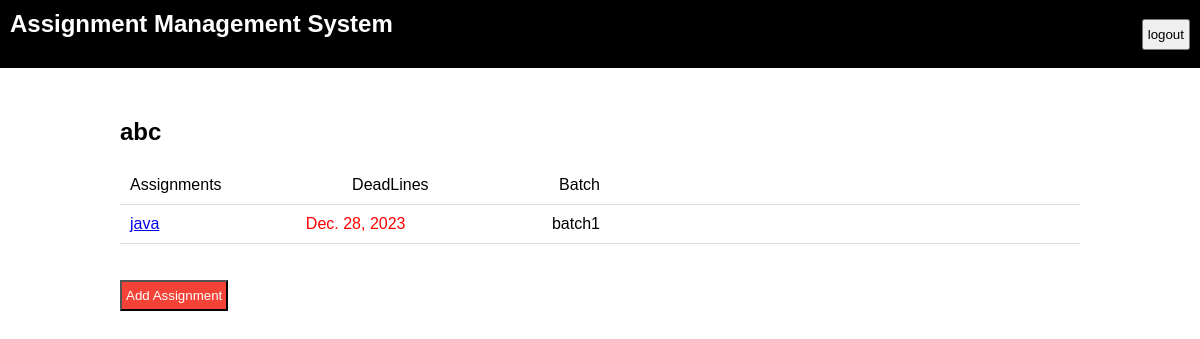
Before: /teacherpage/ (signed in) with the older database file.
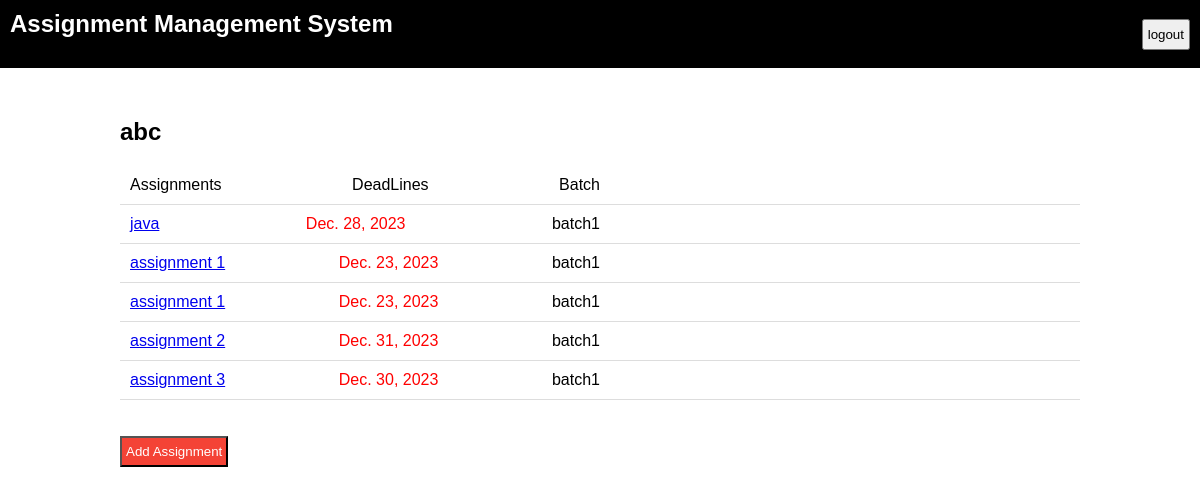
After: the same page with the newer database file.
### service/models.py (models this page shows)
class Teacher(models.Model):
    name=models.CharField(max_length=20)
    username=models.CharField(max_length=50)
    address=models.CharField(max_length=80)
    phone=models.CharField(max_length=20)
    email=models.EmailField(max_length = 254)
    password=models.CharField(max_length=20)
    subject=models.CharField(max_length=20)

class Assignment(models.Model):
    name=models.CharField(max_length=50)
    batch=models.ForeignKey("Batch", on_delete=models.CASCADE)
    teacher_id=models.ForeignKey("Teacher", on_delete=models.CASCADE)
    questions=models.TextField(max_length=200)
    deadline=models.DateField()

class Batch(models.Model):
    batch_name=models.CharField(max_length=20)

### assignment_management/views.py (the view, shortened to what this page needs)
# urls.py: path('teacherpage/',views.teacherpage,name="teacherpage"),
def teacherpage(request):
    if request.session['teacher_id']:
            userdata=Teacher.objects.filter(id=request.session['teacher_id'])
            for data in userdata:
                teacher_name=data.name
            main_list=[]
            assignset=Assignment.objects.filter(teacher_id=request.session['teacher_id'])
            for a in assignset:
                batch=Batch.objects.filter(id=a.batch.id)
                for b in batch:
                    batch_name=b.batch_name
                list=[a.id,a.name,a.deadline,batch_name]
                main_list.append(list)
            data={"teacher_name":teacher_name}
            data['assignment']=main_list
            print(data)
            return render(request,"teacherpage.html",data)

### templates/teacherpage.html (shortened to what this page needs)
<!DOCTYPE html>
<html lang="en">
  <head>
  </head>
  <body>
    <nav>
      <h1>Assignment Management System</h1>
      <div id="nav--right">
        <form action="{%url 'logout'%}">
        <button type="submit">logout</button>
        </form>
      </div>
    </nav>
    <div class="container">
      <h1>{{teacher_name}}</h1>
      <ul>
        <li>
          <div>Assignments</div>
          <div>DeadLines</div>
          <div>Batch</div>
        </li>
        {% for x in assignment%}
            <li>
                <a href="/assignment_response/{{x.0}}"><div>{{x.1}}</div></a>
                <div class="date">{{x.2}}</div>
                <div>{{x.3}}</div>
              </li>
        {% endfor %}
      </ul>
      <br>
      <br>
      <form action="{% url 'assignment_creation' %}" >
        <button style="background-color:#f44336;color:white" type="submit">Add Assignment</button>
        </form>
    </div>
  </body>
</html>

### templates/teacherpage.html (style rules this page uses)
* { margin: 0; padding: 0; font-family: sans-serif; }
html, main { width: 100%; height: 100%; position: relative; }
nav { background-color: black; color: white; display: flex; align-items: center; justify-content: space-between; padding: 10px; }
#nav--right { display: flex; align-items: center; gap: 20px; }
.container { width: 80%; margin: 50px auto; text-align: left; }
h1 { font-size: 24px; margin-bottom: 20px; }
ul { list-style: none; padding: 0; margin: 0; }
li { border-bottom: 1px solid #ddd; padding: 10px; display: flex; justify-content: space-between; padding-right: 50%; }
button { padding: 6px 4px; }
.date { color: red; }

Changed rows visible on the page:
added Assignment: name "assignment 1", deadline "Dec. 23, 2023"
added Assignment: name "assignment 1", deadline "Dec. 23, 2023"
added Assignment: name "assignment 2", deadline "Dec. 31, 2023"
added Assignment: name "assignment 3", deadline "Dec. 30, 2023"
Other visible differences:
new list line: "batch1"
